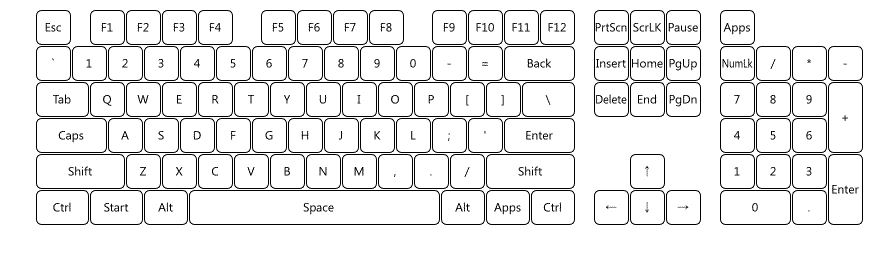
//> input picture Image 라벨링/c++/labeling/labeling/test.jpeg, 886 x 259 px
$ ./KeyboardShapeRecognition   (built with g++ and OpenCV 4)
//> lines starting //> are read from the running program, lines starting //| are printed output that depends on the picture; after the words box and inside, x2 and y2 are one past the last pixel; in counts of white or black regions, pixels touching at a corner belong together
#include <opencv2/opencv.hpp>
#include <iostream>
#include <string>

using namespace cv;
using namespace std;


void setLabel(Mat& image, string str, vector<Point> contour)
{
    int fontface = FONT_HERSHEY_SIMPLEX;
    double scale = 0.5;
    int thickness = 1;
    int baseline = 0;

    Size text = getTextSize(str, fontface, scale, thickness, &baseline);
    Rect r = boundingRect(contour);

    Point pt(r.x + ((r.width - text.width) / 2),
        r.y + ((r.height + text.height) / 2));

    rectangle(image, pt + Point(0, baseline), pt + Point(text.width,
        -text.height), CV_RGB(200, 200, 200), FILLED);
    putText(image, str, pt, fontface, scale, CV_RGB(0, 0, 0), thickness, 8);
}


int main(int, char**)
{
    Mat img_color, img_result, img_gray;

    img_color = imread("test.jpeg", IMREAD_COLOR);
//> img_color is the input picture: 259 rows x 886 cols, CV_8UC3; min 0, max 255, mean 234.9
    cvtColor(img_color, img_gray, COLOR_BGR2GRAY);

    Mat binary_image;
    threshold(img_gray, img_gray, 30, 255, THRESH_BINARY_INV | THRESH_OTSU);
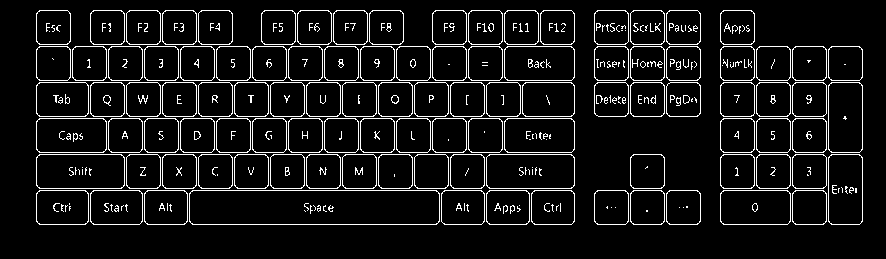
//> img_gray: 259 rows x 886 cols, CV_8UC1; 7.9% white in thin lines or dots, all inside (x1, y1, x2, y2) = (36, 10, 863, 225)

    vector<vector<Point> > contours;
    findContours(img_gray, contours, RETR_EXTERNAL, CHAIN_APPROX_SIMPLE);
//> contours = 104 contours; largest, box (x1, y1, x2, y2) and area: (189, 190, 440, 225) 8482, (486, 154, 575, 189) 2974, (36, 154, 125, 189) 2974, (720, 190, 791, 225) 2362, (828, 154, 863, 225) 2362


    vector<Point2f> approx;
    img_result = img_color.clone();

    for (size_t i = 0; i < contours.size(); i++)
    {
        approxPolyDP(Mat(contours[i]), approx,
            arcLength(Mat(contours[i]), true)*0.005, true);

        int size = approx.size();
        line(img_result, approx[0], approx[approx.size() - 1],
            Scalar(0, 255, 0), 3);

        for (int k = 0; k < size - 1; k++)
            line(img_result, approx[k], approx[k + 1],
                Scalar(0, 255, 0), 3);

        if (isContourConvex(Mat(approx)))
        {
            if (size == 3)
                setLabel(img_result, "triangle", contours[i]);

            else if (size == 4)
                setLabel(img_result, "rectangle", contours[i]);

            else if (size == 5)
                setLabel(img_result, "pentagon", contours[i]);

            else if (size == 6)
                setLabel(img_result, "hexagon", contours[i]);

            else if (size == 10)
                setLabel(img_result, "decagon", contours[i]);
            else
                setLabel(img_result, to_string(approx.size()), contours[i]);
        }

        else setLabel(img_result, to_string(approx.size()), contours[i]);


    }
//> this loop made 104 passes
//> (size, text in setLabel, r in setLabel, pt in setLabel) on passes 1 to 11: (8, Size(11, 12), Rect(792, 190, 35, 35), Point(804, 213)), (8, Size(11, 12), Rect(720, 190, 71, 35), Point(750, 213)), (8, Size(11, 12), Rect(666, 190, 35, 35), Point(678, 213)), (8, Size(11, 12), Rect(630, 190, 35, 35), Point(642, 213)), (8, Size(11, 12), Rect(594, 190, 35, 35), Point(606, 213)), (8, Size(11, 12), Rect(531, 190, 44, 35), Point(547, 213)), (8, Size(11, 12), Rect(486, 190, 44, 35), Point(502, 213)), (8, Size(11, 12), Rect(441, 190, 44, 35), Point(457, 213)), (6, Size(66, 12), Rect(189, 190, 251, 35), Point(281, 213)), (8, Size(11, 12), Rect(144, 190, 44, 35), Point(160, 213)), (8, Size(11, 12), Rect(90, 190, 53, 35), Point(111, 213))
//> pass 1, in setLabel, `putText(image, str, pt, fontface, scale, CV_RGB(0, 0, 0), thickness, 8);`:
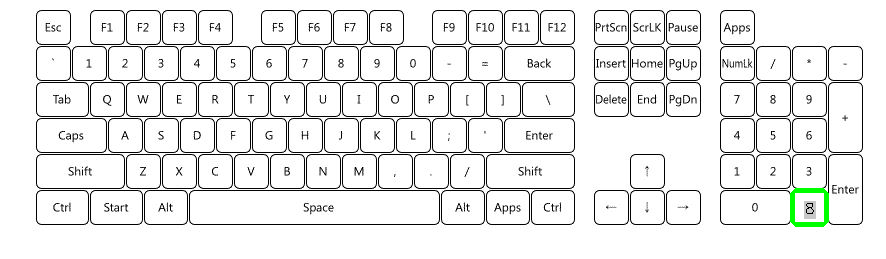
//> image: 259 rows x 886 cols, CV_8UC3; mean B, G, R 234.4, 235.1, 234.4
//> pass 2, in setLabel (call 2), `putText(image, str, pt, fontface, scale, CV_RGB(0, 0, 0), thickness, 8);`:
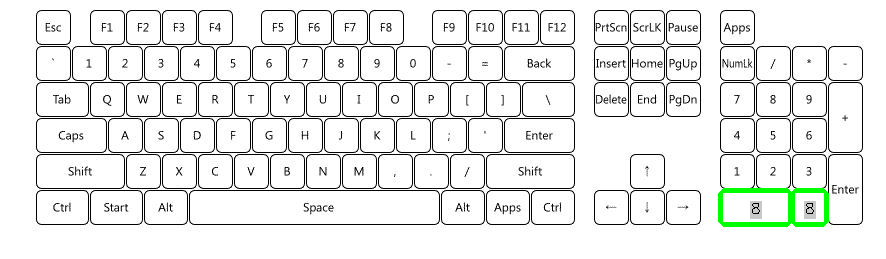
//> image: 259 rows x 886 cols, CV_8UC3; mean B, G, R 233.6, 235.3, 233.6
//> pass 3, in setLabel (call 3), `putText(image, str, pt, fontface, scale, CV_RGB(0, 0, 0), thickness, 8);`:
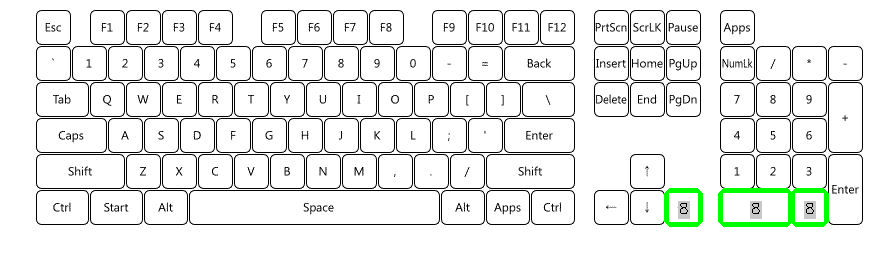
//> image: 259 rows x 886 cols, CV_8UC3; mean B, G, R 233, 235.4, 233
//> after the loop:
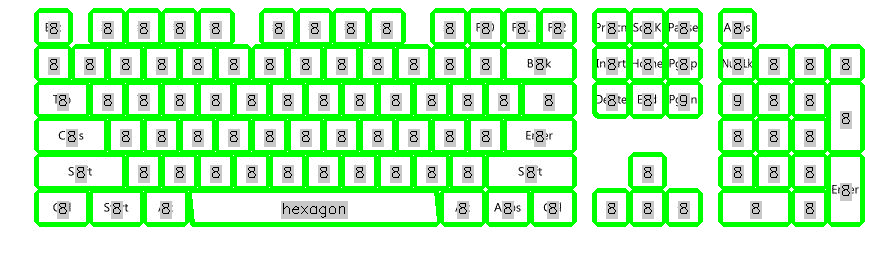
//> img_result: 259 rows x 886 cols, CV_8UC3; mean B, G, R 183.6, 245.1, 183.6
//> after the loop, approx = 8 Points (x, y): [39, 10], [36, 13], [36, 41], [39, 44], [67, 44], [70, 41], [70, 13], [67, 10]


    imshow("result", img_result);


    waitKey(0);


    return 0;
}
